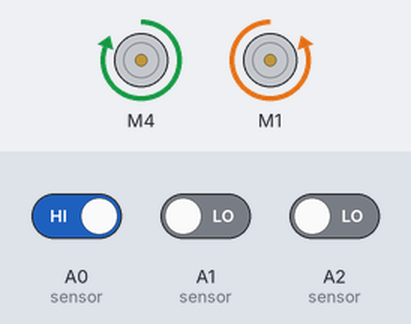
A sketch run on a simulated Arduino Uno, built with avr-gcc and run on an emulated ATmega328P. Parts: 2 × DC motor (green arrow = forward, orange = backward, longer = faster). The inputs (shaded band) are chosen by the test bench; at power-on: A1 (sensor) LOW, A0 (sensor) HIGH, A2 (sensor) LOW.

Above: at 1.2 s.
1.3 s: A1 (sensor) driven HIGH
At 2.5 s:
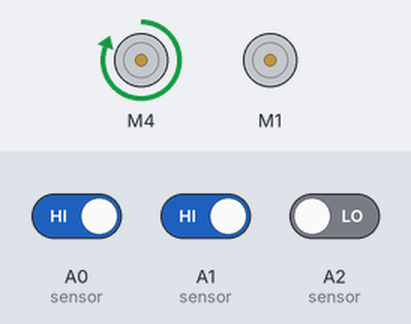
2.8 s: A0 (sensor) driven LOW
At 3.8 s:
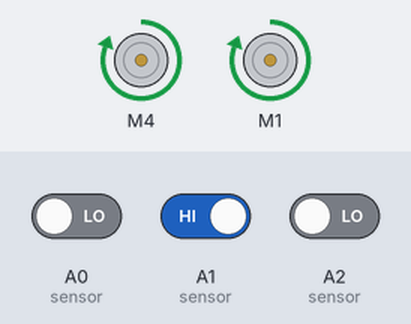
4.3 s: A2 (sensor) driven HIGH
At 5.0 s:
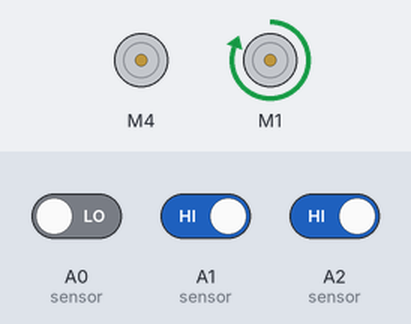
5.8 s: A1 (sensor) driven LOW
At 6.1 s:
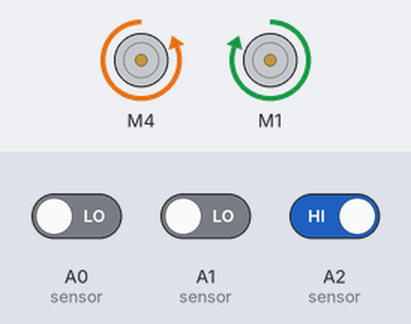
Timing chart, 0 to 8.3 s (numbered marks = the images above; inputs shaded):
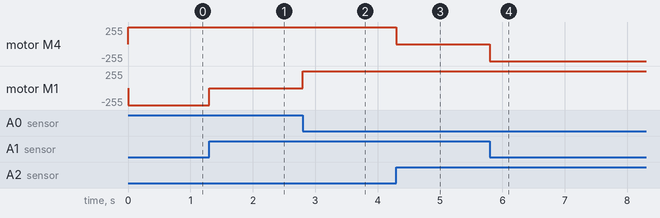

The sketch:

sketch_7ACHY0N.ino
```cpp
#include <AFMotor.h> //Adafruit V1 motor shield library

#define forward   255
#define turn      255

AF_DCMotor motor1(4, MOTOR34_1KHZ ); //create motor #1 using M1 output on Motor Drive Shield, set to 1kHz PWM frequency
AF_DCMotor motor2(1, MOTOR12_1KHZ ); //create motor #2 using M2 output on Motor Drive Shield, set to 1kHz PWM frequency

void setup()
{
  // input pinMode only. output is covered by #include <AFMotor.h>
  pinMode(A0, INPUT);
  pinMode(A1, INPUT);
  pinMode(A2, INPUT);
}

void loop()
{
  int AINL = digitalRead(A0); // analog input sensor L
  int AINC = digitalRead(A1); // analog input sensor C
  int AINR = digitalRead(A2); // analog input sensor R

  if (!AINL && AINC && !AINR) // 010
  {
    motor1.setSpeed(forward);
    motor2.setSpeed(forward);
    motor1.run(FORWARD);
    motor2.run(FORWARD);
  }
  else if (AINL && AINC && !AINR) //110
  {
    motor1.setSpeed(turn);
    motor2.setSpeed(turn);
    motor1.run(FORWARD);
    motor2.run(RELEASE);
  }
  else if (!AINL && AINC && AINR) //011
  {
    motor1.setSpeed(turn);
    motor2.setSpeed(turn);
    motor1.run(RELEASE);
    motor2.run(FORWARD);
  }
  else if (AINL && !AINC && !AINR) //100
  {
    motor1.setSpeed(turn);
    motor2.setSpeed(turn);
    motor1.run(FORWARD);
    motor2.run(BACKWARD);
  }
  else if (!AINL && !AINC && AINR) //001
  {
    motor1.setSpeed(turn);
    motor2.setSpeed(turn);
    motor1.run(BACKWARD);
    motor2.run(FORWARD);
  }
}
```

Measured:
- after the input at 1.3 s, motor M1: backward 255/255 → stopped at once
- after the input at 2.8 s, motor M1: stopped → forward 255/255 at once
- after the input at 4.3 s, motor M4: forward 255/255 → stopped at once
- after the input at 5.8 s, motor M4: stopped → backward 255/255 at once
